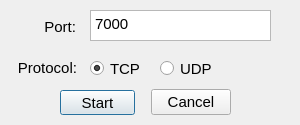
<?xml version="1.0" encoding="UTF-8"?>
<ui version="4.0">
 <class>startServerDlg</class>
 <widget class="QDialog" name="startServerDlg">
  <property name="geometry">
   <rect>
    <x>0</x>
    <y>0</y>
    <width>300</width>
    <height>125</height>
   </rect>
  </property>
  <property name="sizePolicy">
   <sizepolicy hsizetype="Fixed" vsizetype="Fixed">
    <horstretch>0</horstretch>
    <verstretch>0</verstretch>
   </sizepolicy>
  </property>
  <property name="minimumSize">
   <size>
    <width>300</width>
    <height>125</height>
   </size>
  </property>
  <property name="maximumSize">
   <size>
    <width>300</width>
    <height>125</height>
   </size>
  </property>
  <property name="font">
   <font>
    <family>Tahoma</family>
    <pointsize>11</pointsize>
   </font>
  </property>
  <property name="windowTitle">
   <string>Start server</string>
  </property>
  <property name="sizeGripEnabled">
   <bool>false</bool>
  </property>
  <property name="modal">
   <bool>true</bool>
  </property>
  <widget class="QDialogButtonBox" name="buttonBox">
   <property name="geometry">
    <rect>
     <x>150</x>
     <y>82</y>
     <width>81</width>
     <height>41</height>
    </rect>
   </property>
   <property name="orientation">
    <enum>Qt::Horizontal</enum>
   </property>
   <property name="standardButtons">
    <set>QDialogButtonBox::Cancel</set>
   </property>
  </widget>
  <widget class="QPushButton" name="startServerBtn">
   <property name="geometry">
    <rect>
     <x>60</x>
     <y>90</y>
     <width>75</width>
     <height>25</height>
    </rect>
   </property>
   <property name="text">
    <string>Start</string>
   </property>
   <property name="default">
    <bool>true</bool>
   </property>
  </widget>
  <widget class="QLabel" name="label">
   <property name="geometry">
    <rect>
     <x>30</x>
     <y>20</y>
     <width>46</width>
     <height>13</height>
    </rect>
   </property>
   <property name="text">
    <string>Port:</string>
   </property>
   <property name="alignment">
    <set>Qt::AlignRight|Qt::AlignTrailing|Qt::AlignVCenter</set>
   </property>
  </widget>
  <widget class="QPlainTextEdit" name="port">
   <property name="geometry">
    <rect>
     <x>90</x>
     <y>10</y>
     <width>181</width>
     <height>31</height>
    </rect>
   </property>
   <property name="plainText">
    <string>7000</string>
   </property>
  </widget>
  <widget class="QLabel" name="label_2">
   <property name="geometry">
    <rect>
     <x>16</x>
     <y>60</y>
     <width>61</width>
     <height>16</height>
    </rect>
   </property>
   <property name="text">
    <string>Protocol:</string>
   </property>
   <property name="alignment">
    <set>Qt::AlignRight|Qt::AlignTrailing|Qt::AlignVCenter</set>
   </property>
  </widget>
  <widget class="QRadioButton" name="tcpRadio">
   <property name="geometry">
    <rect>
     <x>90</x>
     <y>60</y>
     <width>51</width>
     <height>17</height>
    </rect>
   </property>
   <property name="text">
    <string>TCP</string>
   </property>
   <property name="checked">
    <bool>true</bool>
   </property>
  </widget>
  <widget class="QRadioButton" name="udpRadio">
   <property name="geometry">
    <rect>
     <x>160</x>
     <y>60</y>
     <width>51</width>
     <height>17</height>
    </rect>
   </property>
   <property name="text">
    <string>UDP</string>
   </property>
  </widget>
 </widget>
 <resources/>
 <connections>
  <connection>
   <sender>buttonBox</sender>
   <signal>accepted()</signal>
   <receiver>startServerDlg</receiver>
   <slot>accept()</slot>
   <hints>
    <hint type="sourcelabel">
     <x>248</x>
     <y>254</y>
    </hint>
    <hint type="destinationlabel">
     <x>157</x>
     <y>274</y>
    </hint>
   </hints>
  </connection>
  <connection>
   <sender>buttonBox</sender>
   <signal>rejected()</signal>
   <receiver>startServerDlg</receiver>
   <slot>reject()</slot>
   <hints>
    <hint type="sourcelabel">
     <x>316</x>
     <y>260</y>
    </hint>
    <hint type="destinationlabel">
     <x>286</x>
     <y>274</y>
    </hint>
   </hints>
  </connection>
 </connections>
</ui>
